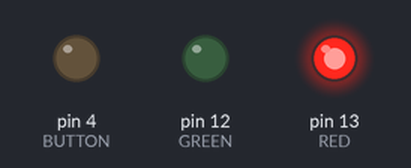
Simulated run of this sketch. Board: Arduino Uno, built with avr-gcc and run on an emulated ATmega328P. Shown: output pins drawn as LEDs (lit = HIGH).

Above: at 0.1 s.
Timing chart, 0 to 1.6 s (numbered marks = the images above):
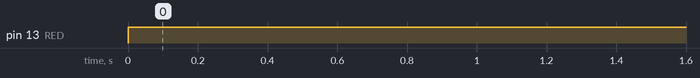

Measured:
- by itself, pin 13 (RED): LOW → HIGH at 0.00 s

The sketch:

Practica1.ino
```cpp
#define RED 13
#define GREEN 12
#define BUTTON 4

void setup() {

  pinMode(RED,OUTPUT);
  pinMode(GREEN,OUTPUT);
  pinMode(BUTTON,OUTPUT);

}

void loop() {

  if(digitalRead(BUTTON)==LOW)
  {
    digitalWrite(GREEN, LOW);
    digitalWrite(RED, HIGH);
  }
  else
  {
    digitalWrite(RED, LOW);
    digitalWrite(GREEN, HIGH);
  }
}
```
